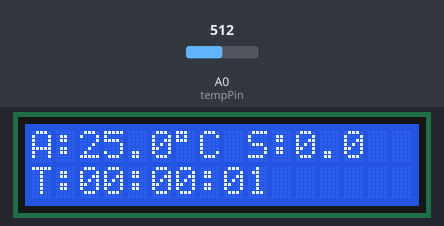
This sketch was run on a simulated Arduino Uno, built with avr-gcc and run on an emulated ATmega328P. Parts: 16×2 character LCD. The inputs (shaded band) are chosen by the test bench; at power-on: A0 (tempPin) = 512.

Above: at 2.2 s.
2.3 s: A0 (tempPin) set to 716
At 3.6 s:
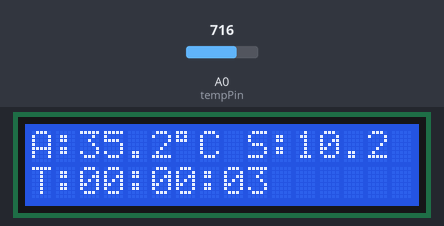
6.5 s: A0 (tempPin) set to 900
At 8.3 s:
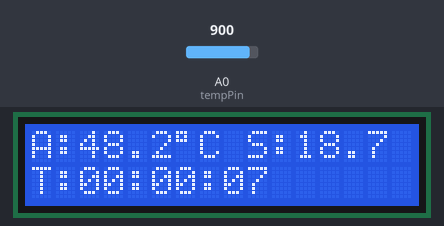
10.6 s: A0 (tempPin) set to 1023
At 11.9 s:
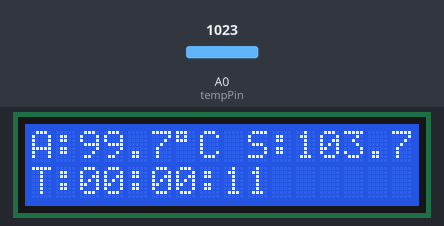
Timing chart, 0 to 13.6 s (numbered marks = the images above; inputs shaded):
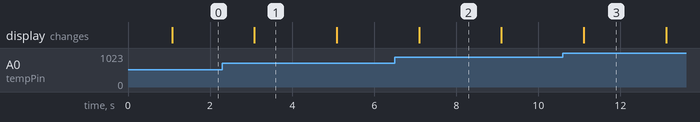

Measured:
- what the display in image 1 shows lasts 2.0 s, from 3.1 s to 5.1 s

The sketch:

thermometer_evc.ino
```cpp
// www.elegoo.com
// 2016.12.9
// EVC added to that

#include <LiquidCrystal.h>
#include <math.h>

// LCD pin setup: (RS, E, D4, D5, D6, D7)
LiquidCrystal lcd(7, 8, 9, 10, 11, 12);

int tempPin = A0;

// Stats
float tempSum = 0;
float tempSqSum = 0;
unsigned long readingCount = 0;
unsigned long startMillis;

void setup() {
  lcd.begin(16, 2);
  startMillis = millis();
  lcd.print("Starting...");
  delay(1000);
  lcd.clear();
}

void loop() {
  // Read temperature
  int tempReading = analogRead(tempPin);
  double tempK = log(10000.0 * ((1024.0 / tempReading - 1)));
  tempK = 1 / (0.001129148 + (0.000234125 + (0.0000000876741 * tempK * tempK)) * tempK);
  float tempC = tempK - 273.15;

  // Update stats
  tempSum += tempC;
  tempSqSum += tempC * tempC;
  readingCount++;

  // Calculate average and std dev
  float avg = tempSum / readingCount;
  float variance = (tempSqSum / readingCount) - (avg * avg);
  float stddev = sqrt(variance);

  // Elapsed time in millis
  unsigned long elapsedMillis = millis() - startMillis;
  unsigned long totalSeconds = elapsedMillis / 1000;

  int hours = totalSeconds / 3600;
  int minutes = (totalSeconds % 3600) / 60;
  int seconds = totalSeconds % 60;

  // Display on LCD
  lcd.clear();

  // First line: A:24.3°C S:0.5
  lcd.setCursor(0, 0);
  lcd.print("A:");
  lcd.print(avg, 1);
  lcd.print((char)223); // Degree symbol
  lcd.print("C S:");
  lcd.print(stddev, 1);

  // Second line: T:hh:mm:ss
  lcd.setCursor(0, 1);
  lcd.print("T:");
  if (hours < 10) lcd.print("0");
  lcd.print(hours);
  lcd.print(":");
  if (minutes < 10) lcd.print("0");
  lcd.print(minutes);
  lcd.print(":");
  if (seconds < 10) lcd.print("0");
  lcd.print(seconds);

  delay(2000); // Update every 2 seconds
}
```
